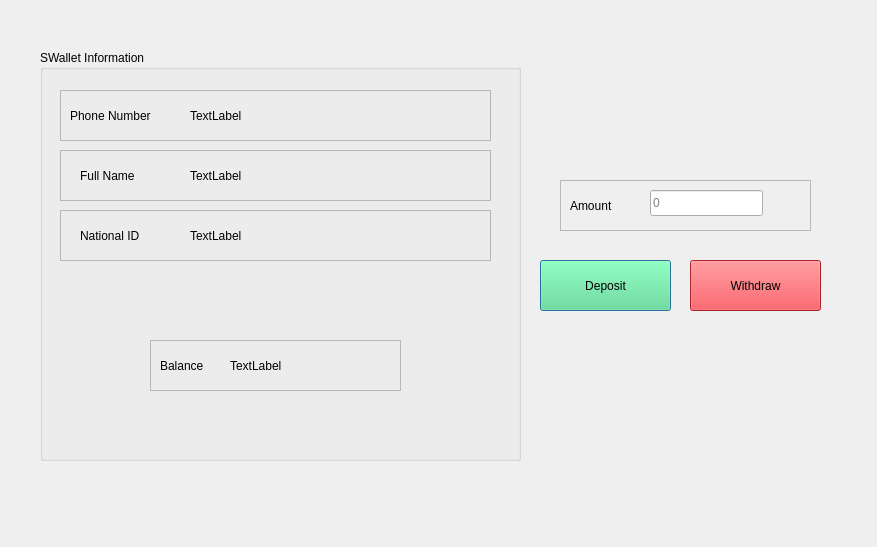
<?xml version="1.0" encoding="UTF-8"?>
<ui version="4.0">
 <class>clientHomePage</class>
 <widget class="QDialog" name="clientHomePage">
  <property name="geometry">
   <rect>
    <x>0</x>
    <y>0</y>
    <width>877</width>
    <height>547</height>
   </rect>
  </property>
  <property name="windowTitle">
   <string>Home Page</string>
  </property>
  <widget class="QPushButton" name="deposit_Button">
   <property name="geometry">
    <rect>
     <x>540</x>
     <y>260</y>
     <width>131</width>
     <height>51</height>
    </rect>
   </property>
   <property name="autoFillBackground">
    <bool>false</bool>
   </property>
   <property name="styleSheet">
    <string notr="true">background-color: rgb(87, 227, 137);
color: black;</string>
   </property>
   <property name="text">
    <string>Deposit</string>
   </property>
  </widget>
  <widget class="QGroupBox" name="informationBox">
   <property name="enabled">
    <bool>true</bool>
   </property>
   <property name="geometry">
    <rect>
     <x>40</x>
     <y>50</y>
     <width>481</width>
     <height>411</height>
    </rect>
   </property>
   <property name="font">
    <font>
     <kerning>true</kerning>
    </font>
   </property>
   <property name="title">
    <string>SWallet Information</string>
   </property>
   <property name="checkable">
    <bool>false</bool>
   </property>
   <widget class="QFrame" name="fullName_frame">
    <property name="enabled">
     <bool>true</bool>
    </property>
    <property name="geometry">
     <rect>
      <x>20</x>
      <y>100</y>
      <width>431</width>
      <height>51</height>
     </rect>
    </property>
    <property name="autoFillBackground">
     <bool>false</bool>
    </property>
    <property name="frameShape">
     <enum>QFrame::StyledPanel</enum>
    </property>
    <property name="frameShadow">
     <enum>QFrame::Raised</enum>
    </property>
    <widget class="QLabel" name="fullName_label">
     <property name="geometry">
      <rect>
       <x>20</x>
       <y>10</y>
       <width>81</width>
       <height>31</height>
      </rect>
     </property>
     <property name="text">
      <string>Full Name</string>
     </property>
    </widget>
    <widget class="QLabel" name="user_fullName">
     <property name="geometry">
      <rect>
       <x>130</x>
       <y>10</y>
       <width>271</width>
       <height>31</height>
      </rect>
     </property>
     <property name="text">
      <string>TextLabel</string>
     </property>
    </widget>
   </widget>
   <widget class="QFrame" name="nationalID_frame">
    <property name="geometry">
     <rect>
      <x>20</x>
      <y>160</y>
      <width>431</width>
      <height>51</height>
     </rect>
    </property>
    <property name="frameShape">
     <enum>QFrame::StyledPanel</enum>
    </property>
    <property name="frameShadow">
     <enum>QFrame::Raised</enum>
    </property>
    <widget class="QLabel" name="nationalID_label">
     <property name="geometry">
      <rect>
       <x>20</x>
       <y>10</y>
       <width>81</width>
       <height>31</height>
      </rect>
     </property>
     <property name="text">
      <string>National ID</string>
     </property>
    </widget>
    <widget class="QLabel" name="user_NationalID">
     <property name="geometry">
      <rect>
       <x>130</x>
       <y>10</y>
       <width>271</width>
       <height>31</height>
      </rect>
     </property>
     <property name="text">
      <string>TextLabel</string>
     </property>
    </widget>
   </widget>
   <widget class="QFrame" name="phoneNumber_frame">
    <property name="geometry">
     <rect>
      <x>20</x>
      <y>40</y>
      <width>431</width>
      <height>51</height>
     </rect>
    </property>
    <property name="frameShape">
     <enum>QFrame::StyledPanel</enum>
    </property>
    <property name="frameShadow">
     <enum>QFrame::Raised</enum>
    </property>
    <widget class="QLabel" name="phoneNumber_label">
     <property name="geometry">
      <rect>
       <x>10</x>
       <y>10</y>
       <width>101</width>
       <height>31</height>
      </rect>
     </property>
     <property name="text">
      <string>Phone Number</string>
     </property>
    </widget>
    <widget class="QLabel" name="user_phone_Number">
     <property name="geometry">
      <rect>
       <x>130</x>
       <y>10</y>
       <width>271</width>
       <height>31</height>
      </rect>
     </property>
     <property name="text">
      <string>TextLabel</string>
     </property>
    </widget>
   </widget>
   <widget class="QFrame" name="Balance_frame">
    <property name="geometry">
     <rect>
      <x>110</x>
      <y>290</y>
      <width>251</width>
      <height>51</height>
     </rect>
    </property>
    <property name="frameShape">
     <enum>QFrame::StyledPanel</enum>
    </property>
    <property name="frameShadow">
     <enum>QFrame::Raised</enum>
    </property>
    <widget class="QLabel" name="Balance_label">
     <property name="geometry">
      <rect>
       <x>10</x>
       <y>10</y>
       <width>61</width>
       <height>31</height>
      </rect>
     </property>
     <property name="text">
      <string>Balance</string>
     </property>
    </widget>
    <widget class="QLabel" name="user_balance">
     <property name="geometry">
      <rect>
       <x>80</x>
       <y>10</y>
       <width>151</width>
       <height>31</height>
      </rect>
     </property>
     <property name="text">
      <string>TextLabel</string>
     </property>
    </widget>
   </widget>
  </widget>
  <widget class="QPushButton" name="withdraw_Button">
   <property name="geometry">
    <rect>
     <x>690</x>
     <y>260</y>
     <width>131</width>
     <height>51</height>
    </rect>
   </property>
   <property name="autoFillBackground">
    <bool>false</bool>
   </property>
   <property name="styleSheet">
    <string notr="true">background-color: rgb(237, 51, 59);
color: black;</string>
   </property>
   <property name="text">
    <string>Withdraw</string>
   </property>
  </widget>
  <widget class="QFrame" name="Amount_frame">
   <property name="geometry">
    <rect>
     <x>560</x>
     <y>180</y>
     <width>251</width>
     <height>51</height>
    </rect>
   </property>
   <property name="frameShape">
    <enum>QFrame::StyledPanel</enum>
   </property>
   <property name="frameShadow">
    <enum>QFrame::Raised</enum>
   </property>
   <widget class="QLabel" name="Amount_label">
    <property name="geometry">
     <rect>
      <x>10</x>
      <y>10</y>
      <width>61</width>
      <height>31</height>
     </rect>
    </property>
    <property name="text">
     <string>Amount</string>
    </property>
   </widget>
   <widget class="QLineEdit" name="Amount_lineEdit">
    <property name="geometry">
     <rect>
      <x>90</x>
      <y>10</y>
      <width>113</width>
      <height>26</height>
     </rect>
    </property>
    <property name="placeholderText">
     <string>0</string>
    </property>
   </widget>
  </widget>
 </widget>
 <resources/>
 <connections/>
</ui>
